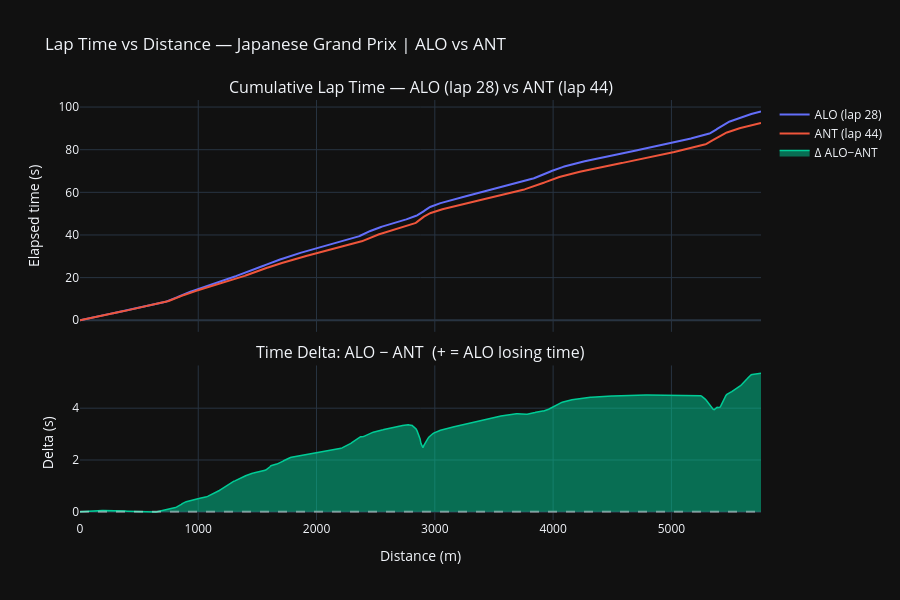

Source (notebook cell):
### Code cell
# ── 3.x Cumulative lap time & delta — distance on X axis ─────────────────────
# Cumulative time is computed by integrating over the shared distance grid.
# At each point: time = distance / speed  (speed in km/h → convert to m/s)
# This gives seconds elapsed from the start of the lap to each distance point.
#
# The delta subplot shows (time_a - time_b) at each point:
#   positive = Driver A is behind on time (B is ahead)
#   negative = Driver A is ahead on time (A is ahead)

def cumulative_time(tel_interp: pd.DataFrame) -> np.ndarray:
    """
    Compute cumulative elapsed time (seconds) at each distance grid point.
    Uses the trapezoid rule: dt = dd / v  where v is speed in m/s.
    """
    speed_ms = tel_interp["speed"].values / 3.6  # km/h → m/s
    speed_ms = np.where(speed_ms < 1.0, 1.0, speed_ms)  # guard against div/0 at standing start
    dist     = tel_interp["distance"].values
    dd       = np.diff(dist, prepend=dist[0])  # distance increment per step
    dt       = dd / speed_ms                   # time increment per step
    return np.cumsum(dt)

cum_time_a = cumulative_time(tel_a_interp)
cum_time_b = cumulative_time(tel_b_interp)
time_delta = cum_time_a - cum_time_b  # + = A losing time, - = A gaining time

fig = make_subplots(
    rows=2, cols=1,
    shared_xaxes=True,
    vertical_spacing=0.08,
    row_heights=[0.6, 0.4],
    subplot_titles=[
        f"Cumulative Lap Time — {DRIVER_A} (lap {LAP_A}) vs {DRIVER_B} (lap {LAP_B})",
        f"Time Delta: {DRIVER_A} − {DRIVER_B}  (+ = {DRIVER_A} losing time)",
    ],
)

# ── Top panel: cumulative time both drivers ───────────────────────────────────
fig.add_trace(go.Scatter(
    x=dist_grid, y=cum_time_a,
    name=f"{DRIVER_A} (lap {LAP_A})",
    mode="lines", line=dict(width=2),
), row=1, col=1)

fig.add_trace(go.Scatter(
    x=dist_grid, y=cum_time_b,
    name=f"{DRIVER_B} (lap {LAP_B})",
    mode="lines", line=dict(width=2),
), row=1, col=1)

# ── Bottom panel: time delta with zero line and fill ─────────────────────────
fig.add_trace(go.Scatter(
    x=dist_grid, y=time_delta,
    name=f"Δ {DRIVER_A}−{DRIVER_B}",
    mode="lines", line=dict(width=1.5),
    fill="tozeroy",
    showlegend=True,
), row=2, col=1)

fig.add_hline(
    y=0, line_dash="dash", line_color="white",
    opacity=0.4, row=2, col=1,
)

fig.update_layout(
    template=PLOTLY_TEMPLATE,
    height=600,
    hovermode="x unified",
    title=f"Lap Time vs Distance — {round_name} | {DRIVER_A} vs {DRIVER_B}",
)
fig.update_xaxes(title_text="Distance (m)", row=2, col=1)
fig.update_yaxes(title_text="Elapsed time (s)", row=1, col=1)
fig.update_yaxes(title_text="Delta (s)", row=2, col=1)

fig.show()

### Figure 1 — Plotly figure (JSON) as saved in the notebook; plotly's stock layout.template omitted (floating-point values rounded to 4 significant figures; data arrays with more than 128 entries replaced by an {"elided": "..."} marker saying what was removed)
{"data": [{"line": {"width": 2}, "mode": "lines", "name": "ALO (lap 28)", "type": "scatter", "x": {"elided": "700 float values"}, "xaxis": "x", "y": {"elided": "700 float values"}, "yaxis": "y"}, {"line": {"width": 2}, "mode": "lines", "name": "ANT (lap 44)", "type": "scatter", "x": {"elided": "700 float values"}, "xaxis": "x", "y": {"elided": "700 float values"}, "yaxis": "y"}, {"fill": "tozeroy", "line": {"width": 1.5}, "mode": "lines", "name": "Δ ALO−ANT", "showlegend": true, "type": "scatter", "x": {"elided": "700 float values"}, "xaxis": "x2", "y": {"elided": "700 float values"}, "yaxis": "y2"}], "layout": {"annotations": [{"font": {"size": 16}, "showarrow": false, "text": "Cumulative Lap Time — ALO (lap 28) vs ANT (lap 44)", "x": 0.5, "xanchor": "center", "xref": "paper", "y": 1, "yanchor": "bottom", "yref": "paper"}, {"font": {"size": 16}, "showarrow": false, "text": "Time Delta: ALO − ANT  (+ = ALO losing time)", "x": 0.5, "xanchor": "center", "xref": "paper", "y": 0.368, "yanchor": "bottom", "yref": "paper"}], "height": 600, "hovermode": "x unified", "shapes": [{"line": {"color": "white", "dash": "dash"}, "opacity": 0.4, "type": "line", "x0": 0, "x1": 1, "xref": "x2 domain", "y0": 0, "y1": 0, "yref": "y2"}], "title": {"text": "Lap Time vs Distance — Japanese Grand Prix | ALO vs ANT"}, "xaxis": {"anchor": "y", "domain": [0, 1], "matches": "x2", "showticklabels": false}, "xaxis2": {"anchor": "y2", "domain": [0, 1], "title": {"text": "Distance (m)"}}, "yaxis": {"anchor": "x", "domain": [0.448, 1], "title": {"text": "Elapsed time (s)"}}, "yaxis2": {"anchor": "x2", "domain": [0, 0.368], "title": {"text": "Delta (s)"}}}}
